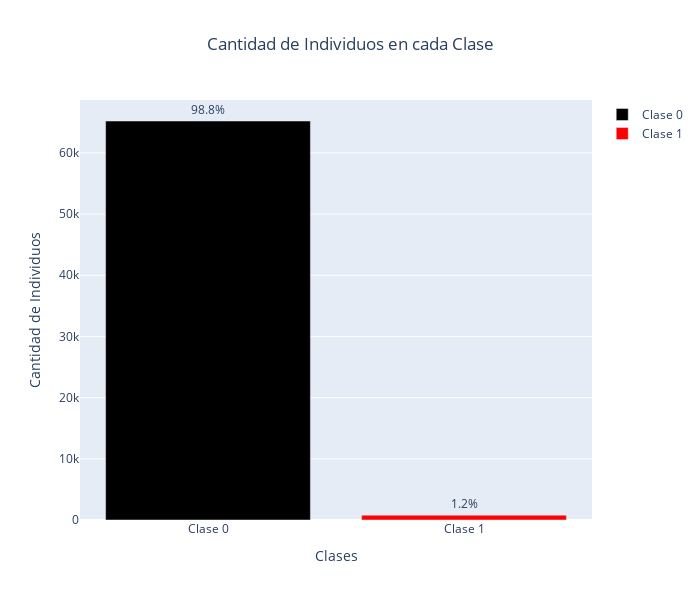

This figure's notebook cell:
### Code cell
# Contar la cantidad de individuos en cada clase (0 y 1)
counts = df['CLASE'].value_counts()

# Calcular porcentajes
percentages = (counts / counts.sum()) * 100

# Crear gráfico de barras con Plotly
fig = go.Figure()

# Agregar barra para Clase 0 (negro)
fig.add_trace(go.Bar(
    x=['Clase 0'],
    y=[counts.get(0, 0)],  # .get(0,0) para evitar error si no hay clase 0
    text=f'{percentages.get(0, 0):.1f}%',
    textposition='outside',
    marker_color='black',
    name='Clase 0'
))

# Agregar barra para Clase 1 (rojo)
fig.add_trace(go.Bar(
    x=['Clase 1'],
    y=[counts.get(1, 0)],  # .get(1,0) para evitar error si no hay clase 1
    text=f'{percentages.get(1, 0):.1f}%',
    textposition='outside',
    marker_color='red',
    name='Clase 1'
))

# Configurar diseño con un gráfico más fino
fig.update_layout(
    title='Cantidad de Individuos en cada Clase',
    title_x= 0.5,
    xaxis=dict(title='Clases', tickmode='array', tickvals=[0, 1], ticktext=['Clase 0', 'Clase 1']),
    yaxis_title='Cantidad de Individuos',
    bargap=0.2,
    width=700,  # Reducir ancho (default es ~900)
    height=600  # Ajustar altura para mantener proporción
)


# Mostrar gráfico
fig.show()

# Guardar el gráfico en alta resolución
image_path = "/Users/silvanaruizmedina/Desktop/TFM/Imágenes/diferencia_clases.png"
fig.write_image(image_path, scale=3, engine='kaleido')  # `scale=3` aumenta la resolución 3 vece

### Figure 1 — Plotly figure (JSON) as saved in the notebook; plotly's stock layout.template omitted (floating-point values rounded to 4 significant figures)
{"data": [{"marker": {"color": "black"}, "name": "Clase 0", "text": "98.8%", "textposition": "outside", "type": "bar", "x": ["Clase 0"], "y": [65216]}, {"marker": {"color": "red"}, "name": "Clase 1", "text": "1.2%", "textposition": "outside", "type": "bar", "x": ["Clase 1"], "y": [788]}], "layout": {"bargap": 0.2, "height": 600, "title": {"text": "Cantidad de Individuos en cada Clase", "x": 0.5}, "width": 700, "xaxis": {"tickmode": "array", "ticktext": ["Clase 0", "Clase 1"], "tickvals": [0, 1], "title": {"text": "Clases"}}, "yaxis": {"title": {"text": "Cantidad de Individuos"}}}}
